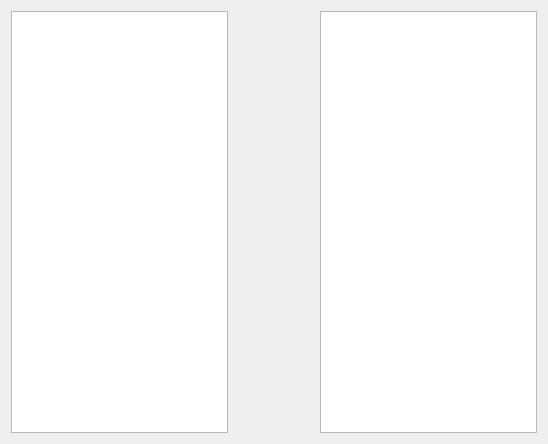
<?xml version="1.0" encoding="UTF-8"?>
<ui version="4.0">
 <class>SelectionList</class>
 <widget class="QWidget" name="SelectionList">
  <property name="geometry">
   <rect>
    <x>0</x>
    <y>0</y>
    <width>548</width>
    <height>444</height>
   </rect>
  </property>
  <property name="windowTitle">
   <string>Form</string>
  </property>
  <layout class="QHBoxLayout" name="horizontalLayout">
   <item>
    <widget class="QListWidget" name="list_src"/>
   </item>
   <item>
    <layout class="QVBoxLayout" name="verticalLayout">
     <property name="leftMargin">
      <number>20</number>
     </property>
     <property name="rightMargin">
      <number>20</number>
     </property>
     <item>
      <spacer name="verticalSpacer">
       <property name="orientation">
        <enum>Qt::Vertical</enum>
       </property>
       <property name="sizeHint" stdset="0">
        <size>
         <width>20</width>
         <height>40</height>
        </size>
       </property>
      </spacer>
     </item>
     <item>
      <widget class="QPushButton" name="btn_add">
       <property name="text">
        <string/>
       </property>
       <property name="icon">
        <iconset resource="../resources.qrc">
         <normaloff>:/icons/right</normaloff>:/icons/right</iconset>
       </property>
       <property name="flat">
        <bool>true</bool>
       </property>
      </widget>
     </item>
     <item>
      <widget class="QPushButton" name="btn_remove">
       <property name="text">
        <string/>
       </property>
       <property name="icon">
        <iconset resource="../resources.qrc">
         <normaloff>:/icons/left</normaloff>:/icons/left</iconset>
       </property>
       <property name="flat">
        <bool>true</bool>
       </property>
      </widget>
     </item>
     <item>
      <spacer name="verticalSpacer_2">
       <property name="orientation">
        <enum>Qt::Vertical</enum>
       </property>
       <property name="sizeHint" stdset="0">
        <size>
         <width>20</width>
         <height>40</height>
        </size>
       </property>
      </spacer>
     </item>
    </layout>
   </item>
   <item>
    <widget class="QListWidget" name="list_dest"/>
   </item>
  </layout>
 </widget>
 <resources>
  <include location="../resources.qrc"/>
 </resources>
 <connections/>
</ui>
